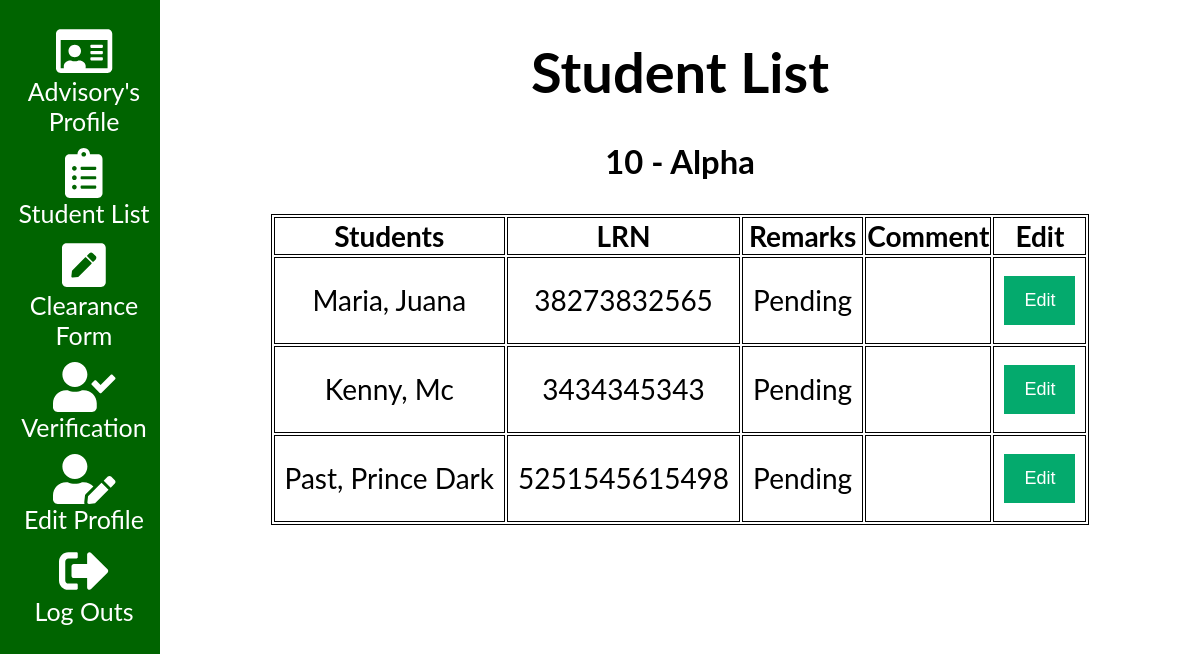
The page /teacherclearance.php (signed in) on the database its author committed.
### tables this page shows
CREATE TABLE `section` (
  `section_id` int(11) NOT NULL,
  `section_name` varchar(50) NOT NULL
);

CREATE TABLE `student` (
  `student_id` int(11) NOT NULL,
  `first_name` varchar(50) NOT NULL,
  `middle_name` varchar(50) DEFAULT NULL,
  `last_name` varchar(50) NOT NULL,
  `grade` int(2) NOT NULL,
  `section_id` int(11) NOT NULL,
  `lrn` bigint(15) NOT NULL,
  `gender` enum('Male','Female') NOT NULL,
  `contact_number` bigint(15) NOT NULL,
  `birthday` date NOT NULL,
  `address` varchar(50) NOT NULL,
  `username` varchar(50) NOT NULL,
  `password` varchar(50) NOT NULL,
  `status` enum('Pending','Verified') NOT NULL
);

### resources/plugins/clearance-table.php (the view)
<?php
$student = "SELECT a.student_id, a.first_name, a.middle_name, a.last_name, a.lrn, b.remarks, b.comment
FROM student a
JOIN clearance b ON b.student_id = a.student_id
JOIN lesson_plan c ON b.lesson_plan_id = b.lesson_plan_id
JOIN teacher d ON d.teacher_id = c.teacher_id
JOIN section e ON e.section_id = c.section_id
WHERE d.teacher_id = $current_id
AND a.section_id = $section_id
GROUP BY a.student_id";
$result = $conn->query($student);
if ($result->num_rows > 0) {
    echo
    "
    <table class='table-list table-to-refresh'>
    <tr>
    <th>Students</th>
    <th>LRN</th>
    <th>Remarks</th>
    <th>Comment</th>
    <th>Edit</th>
    </tr>";
    while($row = $result->fetch_assoc()) { ?>
            <td align="center"><?php echo $row["last_name"] . ', ' . $row['first_name'] . '  ' . $row['middle_name']; ?></td>
            <td><?php echo $row["lrn"]?></td>
            <td><?php echo $row["remarks"]?></td>
            <td><?php echo $row["comment"]?></td>
            <td><button type='submit' name='verified' value="<?php echo $row['student_id'] ?>" >Edit</button></td>
      </tr><?php
    }
    echo "</table>";
    } else {
    echo "0 results";
    }
?>

### teacherclearance.php (shortened to what this page needs)
<?php
$current_id = $_SESSION['teacher_id'];
$conn = connect();
$profilesql = "SELECT c.section_id ,c.section_name FROM teacher a
JOIN lesson_plan b ON a.teacher_id = b.teacher_id
JOIN section c ON b.section_id = c.section_id
WHERE a.teacher_id = $current_id";
    $profilequery = mysqli_query($conn, $profilesql);
$row2 = mysqli_fetch_assoc($profilequery);
$section = $row2['section_name'];
$section_id = $row2['section_id'];
$current_id = $_SESSION['teacher_id'];
?>
<!DOCTYPE html>
<html>
<head>
<link rel="stylesheet" href="resources/css/main.css">
</head>
<body>
<form method="post">
<?php include "resources/plugins/teachersidenav.php" ?>
    <div class="main">
        <center><h1>Student List</h1></center>
        <?php
        echo "<center><h3>10 - $section </h3></center>";
        include "resources/plugins/clearance-table.php"
        ?>
    </div>
        </form>
</body>
</html>

### resources/css/main.css (style rules this page uses)
body { font-family: "Lato", sans-serif; }
.main { margin-left: 160px; font-size: 28px; padding: 0px 10px; }
button { background-color: #04AA6D; color: white; padding: 14px 20px; margin: 8px 0; border: none; cursor: pointer; width: 100%; text-align:center; font-family: Fontin, Arial, Verdana; font-size: 18px; }
table, th, td { border: 1px solid black; }
table { margin-top:150px; }
td { padding: 10px; text-align: center }
.table-profile, .table-list, .table-clearance { margin-left: auto; margin-right: auto; }
.table-clearance, .table-list { margin-top: auto; }
.table-list { text-align: center; }

### rows shown on the page
section: section_name "Alpha"
student: last_name "Maria", first_name "Juana", lrn "38273832565", remarks "Pending", $row['student_id'] 2 (drawn)
student: last_name "Kenny", first_name "Mc", lrn "3434345343", remarks "Pending", $row['student_id'] 3 (drawn)
student: last_name "Past", first_name "Prince", middle_name "Dark", lrn "5251545615498", remarks "Pending", $row['student_id'] 6 (drawn)
